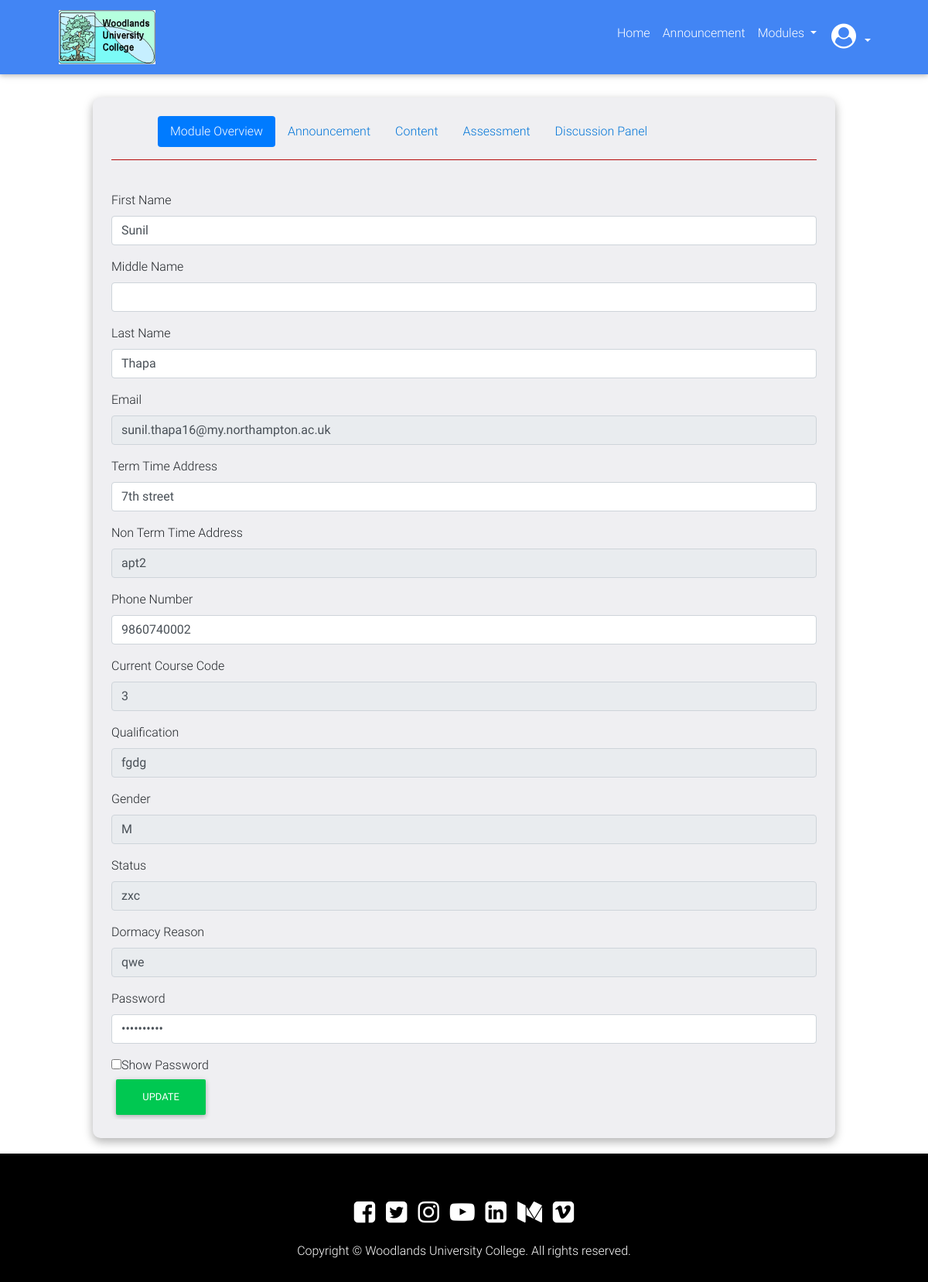
/student/profile.php, run on an earlier commit of the app's database.
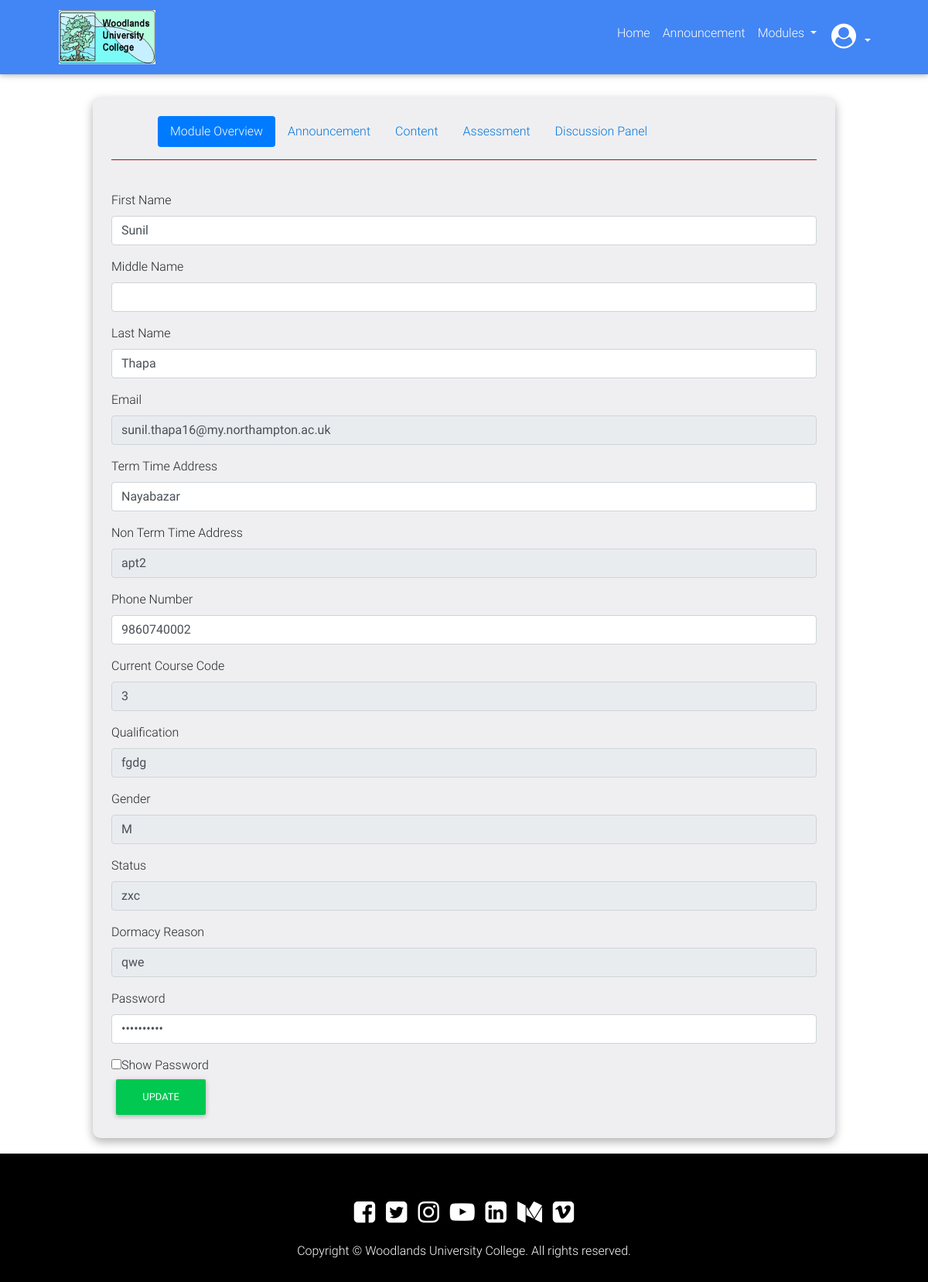
And on a later commit of the database.
### tables this page shows
CREATE TABLE `student` (
  `Stid` int(9) NOT NULL,
  `studentFirstName` varchar(255) NOT NULL,
  `studentMiddleName` varchar(255) NOT NULL,
  `studentSurName` varchar(255) NOT NULL,
  `email` varchar(255) NOT NULL,
  `addressTermTime` varchar(255) NOT NULL,
  `addressNonTT` varchar(255) NOT NULL,
  `phone` varchar(20) NOT NULL,
  `currentCoursCode` int(10) NOT NULL,
  `entryQualification` varchar(999) NOT NULL,
  `gender` varchar(10) NOT NULL,
  `status` varchar(40) NOT NULL,
  `dormacyReason` varchar(30) NOT NULL,
  `pwd` varchar(30) NOT NULL
);

### functions/load-Template-Function.php (called while the page is built, shortened)
<?php
	function contentLoadingFunction($filename, $templateVars){
		extract($templateVars);
		require $filename;
		$content = ob_get_clean();
		return $content;
	}
?>

### public_html/student/profile.php (called while the page is built, shortened)
<?php
	require '../../classes/databaseQuery.php';
	require '../../databaseConnect/connectSQL.php';
	$module = new QueryDatabase($pdo, 'module');
	$templateVars = [
		'module' => $module
];
	require '../../functions/load-Template-Function.php';
	$content = contentLoadingFunction('../../template/student/profileViewTemplate.php', $templateVars);
	require '../../template/student/module-layout.php';
?>

### classes/databaseQuery.php (called while the page is built, shortened)
<?php
	class QueryDatabase{
		public $pdo; public $tableName;
		function __construct($pdo, $tableName){
			$this->pdo = $pdo;
			$this->tableName = $tableName;
		}
		function find($field, $value) {
		        $stmt = $this->pdo->prepare('SELECT * FROM ' . $this->tableName . ' WHERE ' . $field . ' = :value');
		        $criteria = [
		                'value' => $value
		        ];
		        $stmt->execute($criteria);
		        return $stmt;
		}
	}
?>

### functions/form-generate-function.php (the view)
<?php
	$i = 0;
	foreach ($formData as $key) {
		if(sizeof($key) < 4){
			$key[3] = '';
		}
		echo '
			<div class="form-group">
		        <label for="'.$key[0].'-input" class="control-label">'.$key[2].'</label>';
		if ($key[1] == 'studentMiddleName' || $key[1] == 'staffMiddleName') {
			if(sizeof($getRow) == 0){
				echo '
					<input type="'.$key[0].'" name="'.$key[1].'" class="form-control" id="'.$key[0].'-input" />
				    </div>
				';
			}
			else{
				echo '
					<input type="'.$key[0].'" name="'.$key[1].'" class="form-control" id="'.$key[0].'-input" value="'.$getRow[$i].'" />
				    </div>
				';
			}
		}
		else{
			if(sizeof($getRow) == 0){
				echo '
					<input type="'.$key[0].'" name="'.$key[1].'" class="form-control" id="'.$key[0].'-input" '.$key[3].'>
				    </div>
				';
			}
			else{
				echo '
					<input type="'.$key[0].'" name="'.$key[1].'" class="form-control" id="'.$key[0].'-input"  value="'.$getRow[$i].'" '.$key[3].'>
				    </div>
				';
			}
		}
		$i++;
	}
?>

### template/student/profileViewTemplate.php
<?php
	require '../../databaseConnect/connectSQL.php';
	$p = "Stid";
	$query = new QueryDatabase($pdo, "student");
?>
<div>
	<form method="POST" action="<?php echo 'profile.php?p='.$p.'' ?>&id=1">
	 	<?php
	 		function update($key, $value, $query){
				$querySearch = $query->find($key, $value);
				while ($getRow = $querySearch->fetch()) {
					$formData = [["hidden", "Stid", ""], ["text", "studentFirstName", "First Name"], ["text", "studentMiddleName", "Middle Name"], ["text", "studentSurName", "Last Name"], ["email", "email", "Email", "disabled"], ["text", "addressTermTime", "Term Time Address"], ["text", "addressNonTT", "Non Term Time Address", "disabled"], ["text", "phone", "Phone Number"], ["text", "currentCoursCode", "Current Course Code", "disabled"], ["text", "entryQualification", "Qualification", "disabled"], ["text", "gender", "Gender ", "disabled"], ["text", "status", "Status", "disabled"], ["text", "dormacyReason", "Dormacy Reason", "disabled"], ["password", "pwd", "Password"]];
				 	require '../../functions/form-generate-function.php';
				 	echo '<input type="checkbox" onclick="show()">Show Password <br>';
				}
			}
	 		update("Stid", 17421492, $query);
	 	?>
 		<input type="submit" name="submit" value="Update" class="btn btn-success">
 	</form>
 </div>

What changed in the data, as far as the page shows it:
changed student "Sunil": addressTermTime "7th street" → "Nayabazar"
